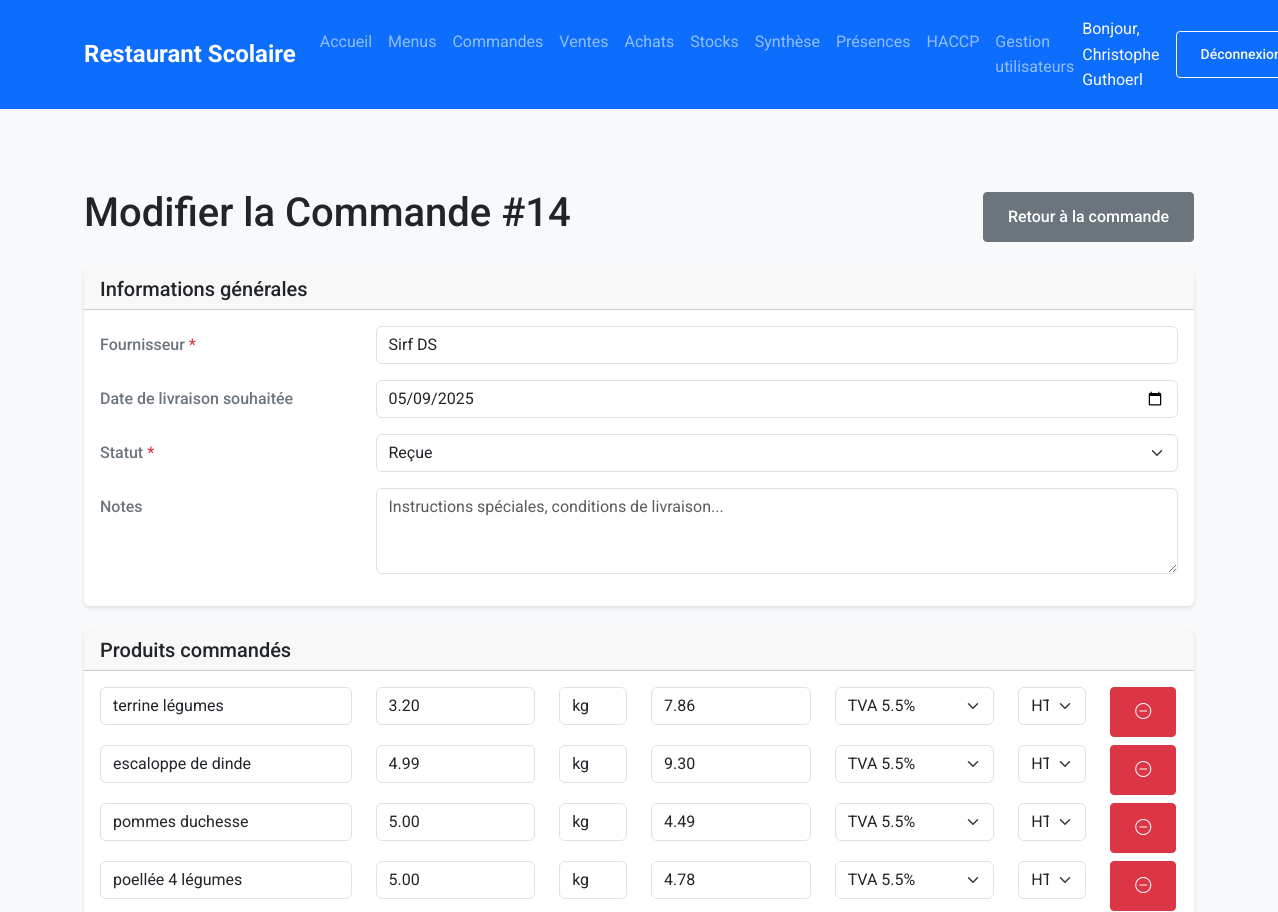
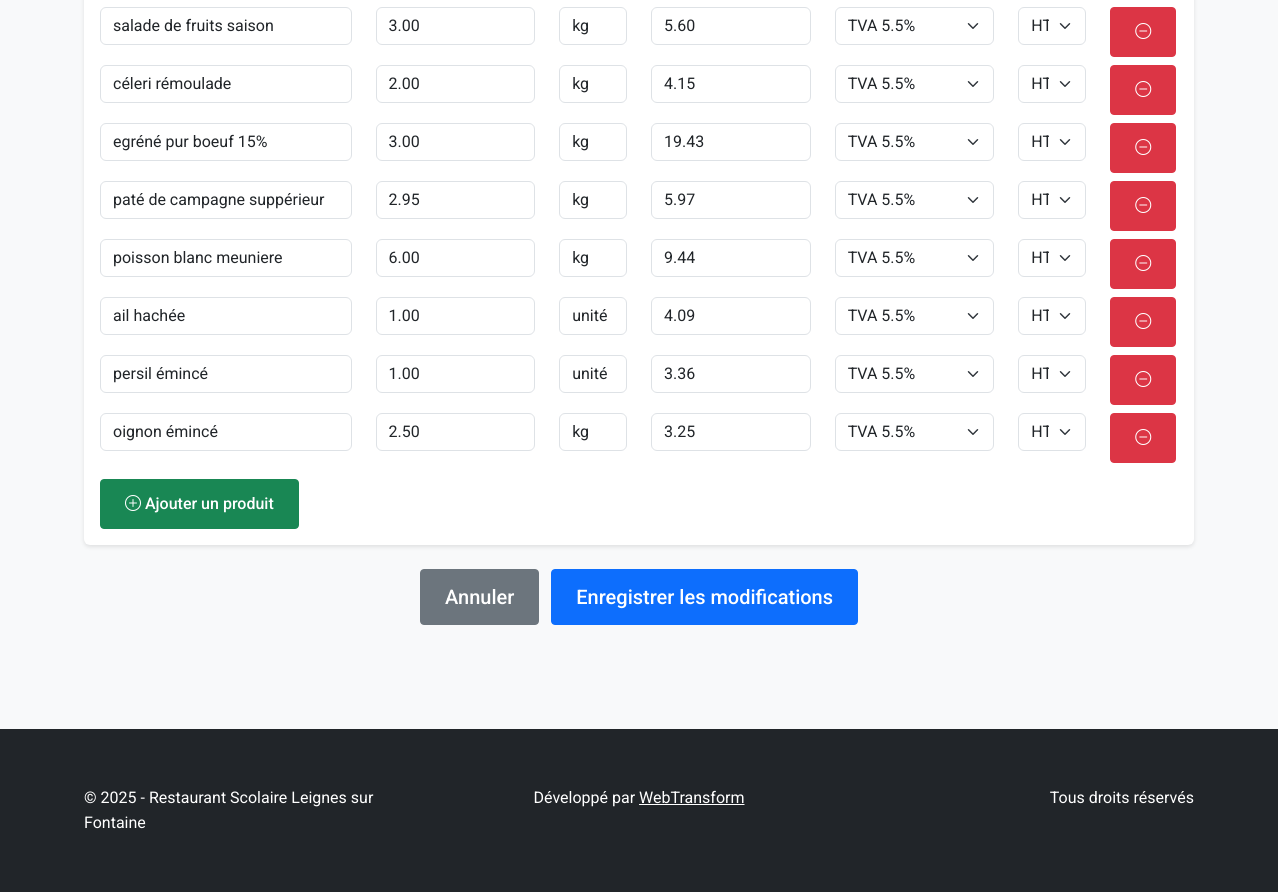
Page /templates/commandes/modifier.php?id=14 (signed in) on the committed database (2 pictures, top to bottom).
### tables this page shows
CREATE TABLE `commandes` (
  `id` int(11) NOT NULL,
  `fournisseur` varchar(255) NOT NULL,
  `date_commande` datetime NOT NULL DEFAULT CURRENT_TIMESTAMP,
  `date_livraison_souhaitee` date DEFAULT NULL,
  `date_reception` date DEFAULT NULL,
  `statut` enum('brouillon','envoyee','recue','annulee') NOT NULL DEFAULT 'brouillon',
  `notes` text,
  `created_at` timestamp NOT NULL DEFAULT CURRENT_TIMESTAMP,
  `updated_at` timestamp NOT NULL DEFAULT CURRENT_TIMESTAMP ON UPDATE CURRENT_TIMESTAMP,
  `convertie_en_achats` tinyint(1) DEFAULT '0'
);

CREATE TABLE `lignes_commande` (
  `id` int(11) NOT NULL,
  `commande_id` int(11) NOT NULL,
  `produit` varchar(255) NOT NULL,
  `quantite` decimal(10,2) NOT NULL,
  `unite` varchar(50) DEFAULT NULL,
  `prix_unitaire` decimal(10,2) DEFAULT NULL,
  `is_ttc` tinyint(1) DEFAULT '1',
  `taux_tva` decimal(4,1) DEFAULT '20.0',
  `prix_ht` decimal(10,2) DEFAULT NULL,
  `prix_ttc` decimal(10,2) DEFAULT NULL
);

### src/Models/commande.php (called while the page is built, shortened)
<?php
class Commande
{
    public $db;
    public function __construct()
    {
        $config = require_once __DIR__ . '/../../config/database.php';
        try {
            $this->db = new PDO(
                "mysql:host={$config['host']};dbname={$config['dbname']};port={$config['port']}",
                $config['user'],
                $config['password']
            );
            $this->db->setAttribute(PDO::ATTR_ERRMODE, PDO::ERRMODE_EXCEPTION);
        } catch (PDOException $e) {
            die("Erreur de connexion : " . $e->getMessage());
        }
    }
    public function getCommande($id)
    {
        $sql = "SELECT * FROM commandes WHERE id = ?";
        $stmt = $this->db->prepare($sql);
        $stmt->execute([$id]);
        return $stmt->fetch(PDO::FETCH_ASSOC);
    }
    public function getLignesCommande($commandeId)
    {
        $sql = "SELECT * FROM lignes_commande WHERE commande_id = ? ORDER BY id ASC";
        $stmt = $this->db->prepare($sql);
        $stmt->execute([$commandeId]);
        return $stmt->fetchAll(PDO::FETCH_ASSOC);
    }
}

### templates/commandes/modifier.php (the view, shortened to what this page needs)
<?php
require_once __DIR__ . '/../../includes/header.php';
require_once __DIR__ . '/../../src/Models/commande.php';
$commandeModel = new Commande();
$commandeId = intval($_GET['id']);
try {
    $commande = $commandeModel->getCommande($commandeId);
    $lignesCommande = $commandeModel->getLignesCommande($commandeId);
} catch (Exception $e) {
    $erreur = "Erreur lors de la récupération des données: " . $e->getMessage();
    $commande = null;
    $lignesCommande = [];
}
?>
<div class="container mt-4">
    <div class="d-flex justify-content-between align-items-center mb-4">
        <h1>Modifier la Commande #<?= $commandeId ?></h1>
        <a href="voir.php?id=<?= $commandeId ?>"
            class="btn btn-secondary">Retour à la commande</a>
    </div>
    <form method="post" class="mb-5">
        <div class="card mb-4">
            <div class="card-header">
                <h5 class="card-title mb-0">Informations générales</h5>
            </div>
            <div class="card-body">
                <div class="row mb-3">
                    <label for="fournisseur" class="col-md-3 col-form-label">Fournisseur <span
                            class="text-danger">*</span></label>
                    <div class="col-md-9">
                        <input type="text" class="form-control" id="fournisseur" name="fournisseur"
                            value="<?= htmlspecialchars($commande['fournisseur']) ?>"
                            required list="liste-fournisseurs">
                    </div>
                </div>
                <div class="row mb-3">
                    <label for="date_livraison" class="col-md-3 col-form-label">Date de livraison souhaitée</label>
                    <div class="col-md-9">
                        <input type="date" class="form-control" id="date_livraison" name="date_livraison"
                            value="<?= $commande['date_livraison_souhaitee'] ? date('Y-m-d', strtotime($commande['date_livraison_souhaitee'])) : '' ?>">
                    </div>
                </div>
                <div class="row mb-3">
                    <label for="statut" class="col-md-3 col-form-label">Statut <span
                            class="text-danger">*</span></label>
                    <div class="col-md-9">
                        <select name="statut" id="statut" class="form-select" required>
                            <option value="recue" <?= $commande['statut'] === 'recue' ? 'selected' : '' ?>>Reçue
                            </option>
                        </select>
                    </div>
                </div>
                <div class="row mb-3">
                    <label for="notes" class="col-md-3 col-form-label">Notes</label>
                    <div class="col-md-9">
                        <textarea class="form-control" id="notes" name="notes" rows="3"
                            placeholder="Instructions spéciales, conditions de livraison..."><?= htmlspecialchars($commande['notes'] ?? '') ?></textarea>
                    </div>
                </div>
            </div>
        </div>
        <div class="card mb-4">
            <div class="card-header">
                <h5 class="card-title mb-0">Produits commandés</h5>
            </div>
            <div class="card-body">
                <div id="produits-container">
                    <?php if (empty($lignesCommande)): ?>
                    <div class="row mb-2 produit-row">
                        <div class="col-md-3">
                            <input type="text" class="form-control" name="produits[]" placeholder="Nom du produit"
                                required>
                        </div>
                        <div class="col-md-2">
                            <input type="number" class="form-control" name="quantites[]" placeholder="Quantité"
                                step="0.01" min="0" required>
                        </div>
                        <div class="col-md-1">
                            <input type="text" class="form-control" name="unites[]" placeholder="Unité"
                                list="liste-unites">
                        </div>
                        <div class="col-md-2">
                            <input type="number" class="form-control" name="prix_unitaires[]"
                                placeholder="Prix unitaire" step="0.01" min="0" onchange="calculerPrix(this)">
                        </div>
                        <div class="col-md-2">
                            <select class="form-select" name="taux_tva[]"
                                onchange="calculerPrix(this.closest('.produit-row').querySelector('[name^=prix_unitaires]'))">
                                <option value="20">TVA 20%</option>
                                <option value="10">TVA 10%</option>
                                <option value="5.5">TVA 5.5%</option>
                            </select>
                        </div>
                        <div class="col-md-1">
                            <select class="form-select" name="is_ttc[]"
                                onchange="calculerPrix(this.closest('.produit-row').querySelector('[name^=prix_unitaires]'))">
                                <option value="1">TTC</option>
                                <option value="0">HT</option>
                            </select>
                        </div>
                        <div class="col-md-1">
                            <button type="button" class="btn btn-danger btn-remove-row">
                                <i class="bi bi-dash-circle"></i>
                            </button>
                        </div>
                    </div>
                    <?php else: ?>
                    <?php foreach ($lignesCommande as $ligne): ?>
                    <div class="row mb-2 produit-row">
                        <div class="col-md-3">
                            <input type="text" class="form-control" name="produits[]"
                                value="<?= htmlspecialchars($ligne['produit']) ?>"
                                placeholder="Nom du produit" required>
                        </div>
                        <div class="col-md-2">
                            <input type="number" class="form-control" name="quantites[]"
                                value="<?= $ligne['quantite'] ?>"
                                placeholder="Quantité" step="0.01" min="0" required>
                        </div>
                        <div class="col-md-1">
                            <input type="text" class="form-control" name="unites[]"
                                value="<?= htmlspecialchars($ligne['unite'] ?? '') ?>"
                                placeholder="Unité" list="liste-unites">
                        </div>
                        <div class="col-md-2">
                            <input type="number" class="form-control" name="prix_unitaires[]"
                                value="<?= $ligne['prix_unitaire'] ?? '' ?>"
                                placeholder="Prix unitaire" step="0.01" min="0" onchange="calculerPrix(this)">
                        </div>
                        <div class="col-md-2">
                            <select class="form-select" name="taux_tva[]"
                                onchange="calculerPrix(this.closest('.produit-row').querySelector('[name^=prix_unitaires]'))">
                                <option value="5.5" <?= ($ligne['taux_tva'] ?? 20) == 5.5 ? 'selected' : '' ?>>TVA
                                    5.5%</option>
                            </select>
                        </div>
                        <div class="col-md-1">
                            <select class="form-select" name="is_ttc[]"
                                onchange="calculerPrix(this.closest('.produit-row').querySelector('[name^=prix_unitaires]'))">
                                <option value="0" <?= !($ligne['is_ttc'] ?? true) ? 'selected' : '' ?>>HT
                                </option>
                            </select>
                        </div>
                        <div class="col-md-1">
                            <button type="button" class="btn btn-danger btn-remove-row">
                                <i class="bi bi-dash-circle"></i>
                            </button>
                        </div>
                    </div>
                    <?php endforeach; ?>
                    <?php endif; ?>
                </div>
                <button type="button" class="btn btn-success mt-2" id="btnAjouterProduit">
                    <i class="bi bi-plus-circle"></i> Ajouter un produit
                </button>
            </div>
        </div>
        <div class="text-center mt-4">
            <a href="voir.php?id=<?= $commandeId ?>"
                class="btn btn-secondary btn-lg me-2">Annuler</a>
            <button type="submit" class="btn btn-primary btn-lg">Enregistrer les modifications</button>
        </div>
    </form>
</div>
<?php require_once __DIR__ . '/../../includes/footer.php'; ?>

### public/css/style.css (style rules this page uses)
:root { --primary-color: #0d6efd; --secondary-color: #6c757d; --success-color: #198754; --background-color: #f8f9fa; --text-color: #212529; }
* { margin: 0; padding: 0; box-sizing: border-box; }
html, body { height: 100%; }
body { font-family: 'Roboto', Arial, sans-serif; line-height: 1.6; color: var(--text-color); background-color: var(--background-color); min-height: 100vh; display: flex; flex-direction: column; }
main>.container { padding-top: 2rem; padding-bottom: 2rem; }
.card { transition: transform 0.3s ease, box-shadow 0.3s ease; border: none; box-shadow: 0 2px 4px rgba(0, 0, 0, 0.1); }
label { display: block; margin-bottom: 0.5rem; font-weight: 500; color: var(--secondary-color); }
input, select, textarea { width: 100%; padding: 0.75rem; border: 1px solid #dee2e6; border-radius: 4px; transition: border-color 0.2s ease; }
.btn { padding: 0.75rem 1.5rem; border-radius: 4px; font-weight: 500; transition: all 0.2s ease; }
.container { width: 100%; padding-right: 15px; padding-left: 15px; margin-right: auto; margin-left: auto; }

### rows in the picture
commandes: fournisseur "Sirf DS", date_livraison "05/09/2025", statut "Reçue"
lignes_commande: produit "terrine légumes", quantite "3.20", unite "kg", prix_unitaire "7.86", taux_tva "TVA 5.5%", is_ttc "HT"
lignes_commande: produit "escaloppe de dinde", quantite "4.99", unite "kg", prix_unitaire "9.30", taux_tva "TVA 5.5%", is_ttc "HT"
lignes_commande: produit "pommes duchesse", quantite "5.00", unite "kg", prix_unitaire "4.49", taux_tva "TVA 5.5%", is_ttc "HT"
lignes_commande: produit "poellée 4 légumes", quantite "5.00", unite "kg", prix_unitaire "4.78", taux_tva "TVA 5.5%", is_ttc "HT"
lignes_commande: produit "salade de fruits saison", quantite "3.00", unite "kg", prix_unitaire "5.60", taux_tva "TVA 5.5%", is_ttc "HT"
lignes_commande: produit "céleri rémoulade", quantite "2.00", unite "kg", prix_unitaire "4.15", taux_tva "TVA 5.5%", is_ttc "HT"
lignes_commande: produit "egréné pur boeuf 15%", quantite "3.00", unite "kg", prix_unitaire "19.43", taux_tva "TVA 5.5%", is_ttc "HT"
lignes_commande: produit "paté de campagne suppérieur", quantite "2.95", unite "kg", prix_unitaire "5.97", taux_tva "TVA 5.5%", is_ttc "HT"
lignes_commande: produit "poisson blanc meuniere", quantite "6.00", unite "kg", prix_unitaire "9.44", taux_tva "TVA 5.5%", is_ttc "HT"
lignes_commande: produit "ail hachée", quantite "1.00", unite "unité", prix_unitaire "4.09", taux_tva "TVA 5.5%", is_ttc "HT"
lignes_commande: produit "persil émincé", quantite "1.00", unite "unité", prix_unitaire "3.36", taux_tva "TVA 5.5%", is_ttc "HT"
lignes_commande: produit "oignon émincé", quantite "2.50", unite "kg", prix_unitaire "3.25", taux_tva "TVA 5.5%", is_ttc "HT"

### other values in the picture
$_SESSION['nom_complet'] "Christophe Guthoerl"
$commandeId "14"
